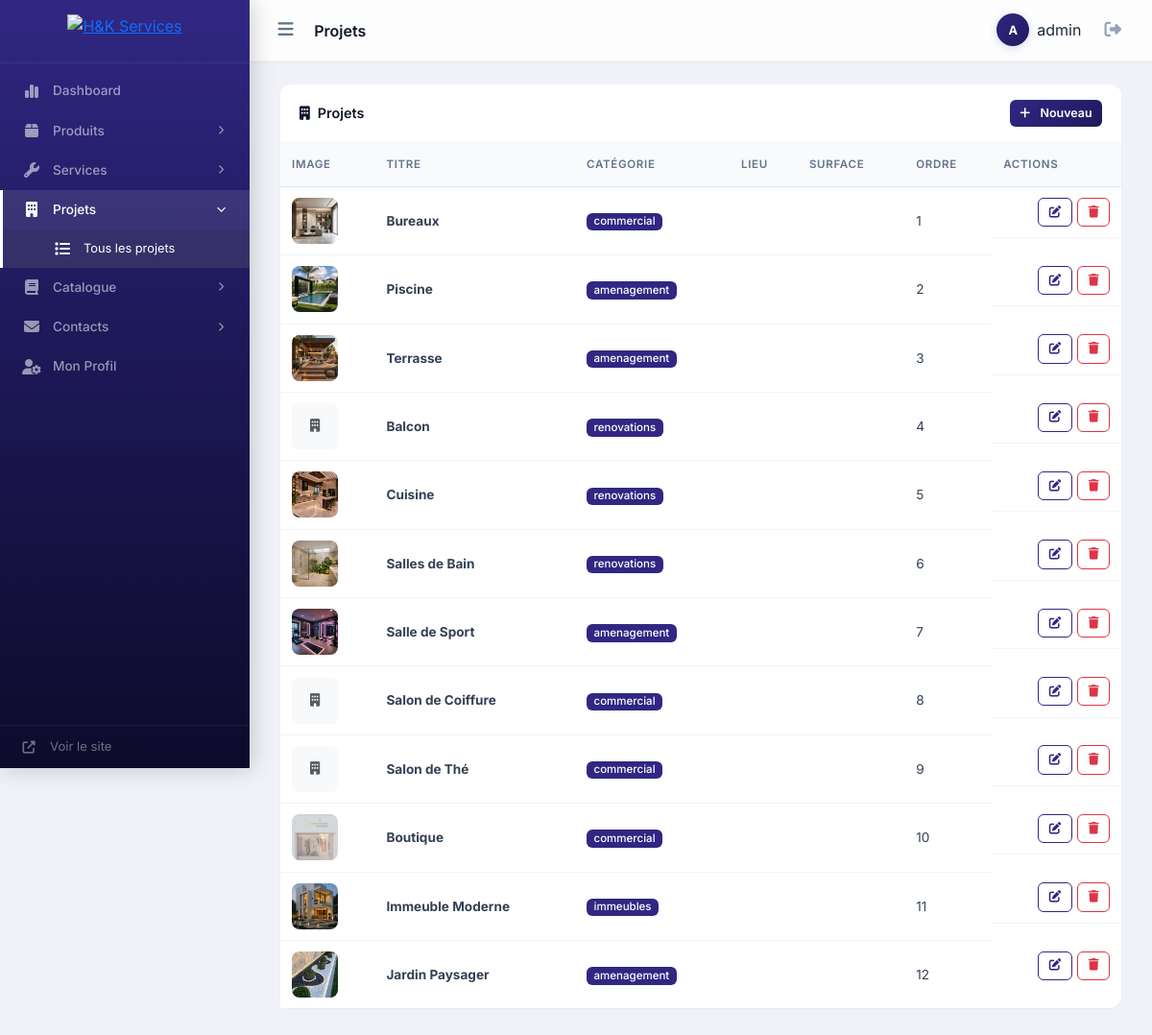
The app's page /admin/projects/index.php (signed in) with its own data.
### tables this page shows
CREATE TABLE `projects` (
  `id` int(11) NOT NULL AUTO_INCREMENT,
  `title` varchar(255) NOT NULL,
  `slug` varchar(255) NOT NULL,
  `category` varchar(100) DEFAULT 'amenagement',
  `project_number` varchar(50) DEFAULT NULL,
  `description` text DEFAULT NULL,
  `location` varchar(255) DEFAULT NULL,
  `surface` varchar(50) DEFAULT NULL,
  `client` varchar(255) DEFAULT NULL,
  `thumbnail` varchar(255) DEFAULT NULL,
  `images` longtext DEFAULT NULL CHECK (json_valid(`images`)),
  `active` tinyint(1) DEFAULT 1,
  `order_index` int(11) DEFAULT 0,
  `created_at` datetime DEFAULT current_timestamp(),
  `updated_at` datetime DEFAULT current_timestamp() ON UPDATE current_timestamp(),
  PRIMARY KEY (`id`),
  UNIQUE KEY `slug` (`slug`)
);

### includes/helpers.php (called while the page is built, shortened)
<?php
function sanitize($input): string {
    return htmlspecialchars(trim((string)$input), ENT_QUOTES, 'UTF-8');
}

### includes/auth.php (called while the page is built, shortened)
<?php
function adminName(): string {
    return $_SESSION['admin_username'] ?? 'Admin';
}

### admin/projects/index.php (the view, shortened to what this page needs)
<?php
$pageTitle = 'Projets';
require_once __DIR__ . '/../partials/header.php';
$db = getDB();
$projects = $db->query("SELECT * FROM projects WHERE active=1 ORDER BY order_index ASC, id DESC")->fetchAll();
?>
<div class="card">
    <div class="card-header d-flex justify-content-between align-items-center">
        <span><i class="fas fa-building me-2"></i>Projets</span>
        <button class="btn btn-brand btn-sm" data-bs-toggle="modal" data-bs-target="#createModal"><i class="fas fa-plus me-1"></i>Nouveau</button>
    </div>
    <div class="card-body p-0">
        <div class="table-responsive">
            <table class="table table-hover mb-0">
                <thead><tr><th>Image</th><th>Titre</th><th>Cat&eacute;gorie</th><th>Lieu</th><th>Surface</th><th>Ordre</th><th>Actions</th></tr></thead>
                <tbody>
                    <?php foreach ($projects as $p):
                    $images = $p['images'] ? json_decode($p['images'], true) : [];
                    $cover = $p['thumbnail'] ?: ($images[0] ?? '');
                    ?>
                    <tr>
                        <td>
                            <?php if ($cover && file_exists(__DIR__ . '/../../' . $cover)): ?>
                            <img src="<?= BASE_PATH ?>/<?= $cover ?>" class="img-thumb-sm">
                            <?php else: ?>
                            <div class="img-thumb-sm d-flex align-items-center justify-content-center bg-light rounded text-muted"><i class="fas fa-building"></i></div>
                            <?php endif; ?>
                        </td>
                        <td><strong><?= sanitize($p['title']) ?></strong></td>
                        <td><span class="badge bg-brand"><?= sanitize($p['category'] ?? 'amenagement') ?></span></td>
                        <td><?= sanitize($p['location']) ?></td>
                        <td><?= sanitize($p['surface']) ?></td>
                        <td><?= (int)$p['order_index'] ?></td>
                        <td class="table-actions">
                            <button class="btn btn-sm btn-outline-brand" data-bs-toggle="modal" data-bs-target="#editModal<?= $p['id'] ?>"><i class="fas fa-edit"></i></button>
                            <a href="delete.php?id=<?= $p['id'] ?>" class="btn btn-sm btn-outline-danger btn-confirm-delete"><i class="fas fa-trash"></i></a>
                        </td>
                    </tr>
                    <?php endforeach; ?>
                </tbody>
            </table>
        </div>
    </div>
</div>
<?php require_once __DIR__ . '/../partials/footer.php'; ?>

### admin/partials/header.php (shortened to what this page needs)
<?php
require_once __DIR__ . '/../../includes/helpers.php';
require_once __DIR__ . '/../../includes/auth.php';
$pageTitle = $pageTitle ?? 'Dashboard';
$currentPage = basename($_SERVER['PHP_SELF']);
function isActive($path): string {
    return strpos($_SERVER['PHP_SELF'], $path) !== false ? ' active' : '';
}
?><!DOCTYPE html>
<html lang="fr">
<head>
    <link href="https://cdn.jsdelivr.net/npm/bootstrap@5.3.3/dist/css/bootstrap.min.css" rel="stylesheet">
    <link rel="stylesheet" href="https://cdnjs.cloudflare.com/ajax/libs/font-awesome/6.5.0/css/all.min.css">
    <link rel="stylesheet" href="<?= BASE_PATH ?>/admin/assets/admin.css">
</head>
<body>
<aside class="sidebar" id="sidebar">
    <div class="sidebar-brand">
        <a href="<?= BASE_PATH ?>/admin/dashboard.php"><img src="<?= BASE_PATH ?>/admin/assets/logo.png" alt="H&K Services"></a>
    </div>
    <nav class="sidebar-nav">
        <div class="nav-item">
            <a href="<?= BASE_PATH ?>/admin/dashboard.php" class="nav-link<?= $currentPage === 'dashboard.php' ? ' active' : '' ?>">
                <i class="fas fa-chart-simple"></i>
                <span class="nav-text">Dashboard</span>
            </a>
        </div>
        <div class="nav-item">
            <a href="#" class="nav-link nav-toggle<?= isActive('/products/') || isActive('/categories/') ?>">
                <i class="fas fa-box"></i>
                <span class="nav-text">Produits</span>
                <i class="fas fa-chevron-right nav-arrow"></i>
            </a>
        </div>
        <div class="nav-item">
            <a href="#" class="nav-link nav-toggle<?= isActive('/services/') ?>">
                <i class="fas fa-wrench"></i>
                <span class="nav-text">Services</span>
                <i class="fas fa-chevron-right nav-arrow"></i>
            </a>
        </div>
        <div class="nav-item">
            <a href="#" class="nav-link nav-toggle<?= isActive('/projects/') ?>">
                <i class="fas fa-building"></i>
                <span class="nav-text">Projets</span>
                <i class="fas fa-chevron-right nav-arrow"></i>
            </a>
            <div class="sub-menu">
                <a href="<?= BASE_PATH ?>/admin/projects/index.php" class="nav-link<?= isActive('/projects/') ?>">
                    <i class="fas fa-list"></i>
                    <span class="nav-text">Tous les projets</span>
                </a>
            </div>
        </div>
        <div class="nav-item">
            <a href="#" class="nav-link nav-toggle<?= isActive('/catalog/') ?>">
                <i class="fas fa-book"></i>
                <span class="nav-text">Catalogue</span>
                <i class="fas fa-chevron-right nav-arrow"></i>
            </a>
        </div>
        <div class="nav-item">
            <a href="#" class="nav-link nav-toggle<?= isActive('/contacts/') ?>">
                <i class="fas fa-envelope"></i>
                <span class="nav-text">Contacts</span>
                <i class="fas fa-chevron-right nav-arrow"></i>
            </a>
        </div>
        <div class="nav-item">
            <a href="<?= BASE_PATH ?>/admin/profile.php" class="nav-link<?= isActive('profile.php') ?>">
                <i class="fas fa-user-cog"></i>
                <span class="nav-text">Mon Profil</span>
            </a>
        </div>
    </nav>
    <div class="sidebar-footer">
        <a href="<?= BASE_PATH ?>/" target="_blank">
            <i class="fas fa-external-link-alt"></i>
            <span class="nav-text">Voir le site</span>
        </a>
    </div>
</aside>
<header class="topbar">
    <div class="topbar-left">
        <button class="topbar-toggle d-none d-md-flex" id="sidebarCollapse"><i class="fas fa-bars"></i></button>
        <span class="topbar-title"><?= sanitize($pageTitle) ?></span>
    </div>
    <div class="topbar-right">
        <div class="topbar-user">
            <?php
            $av = $_SESSION['admin_avatar'] ?? '';
            if ($av && file_exists(__DIR__ . '/../../' . $av)):
            ?>
            <img src="<?= BASE_PATH ?>/<?= sanitize($av) ?>" class="topbar-avatar-img">
            <?php else: ?>
            <div class="topbar-avatar"><?= strtoupper(substr(adminName(), 0, 1)) ?></div>
            <?php endif; ?>
            <span class="d-none d-md-inline"><?= sanitize(adminName()) ?></span>
        </div>
        <a href="<?= BASE_PATH ?>/admin/logout.php" class="topbar-logout" title="Deconnexion"><i class="fas fa-sign-out-alt"></i></a>
    </div>
</header>
<main class="content">

### admin/partials/footer.php (shortened to what this page needs)
</main>
</body>
</html>

### records on screen
projects: thumbnail (picture), title "Bureaux", category "commercial", order_index "1"
projects: thumbnail (picture), title "Piscine", category "amenagement", order_index "2"
projects: thumbnail (picture), title "Terrasse", category "amenagement", order_index "3"
projects: title "Balcon", category "renovations", order_index "4"
projects: thumbnail (picture), title "Cuisine", category "renovations", order_index "5"
projects: thumbnail (picture), title "Salles de Bain", category "renovations", order_index "6"
projects: thumbnail (picture), title "Salle de Sport", category "amenagement", order_index "7"
projects: title "Salon de Coiffure", category "commercial", order_index "8"
projects: title "Salon de Thé", category "commercial", order_index "9"
projects: thumbnail (picture), title "Boutique", category "commercial", order_index "10"
projects: thumbnail (picture), title "Immeuble Moderne", category "immeubles", order_index "11"
projects: thumbnail (picture), title "Jardin Paysager", category "amenagement", order_index "12"

### other values on screen
$pageTitle "Projets"
substr(adminName(), 0, 1) "A"
adminName() "admin"
